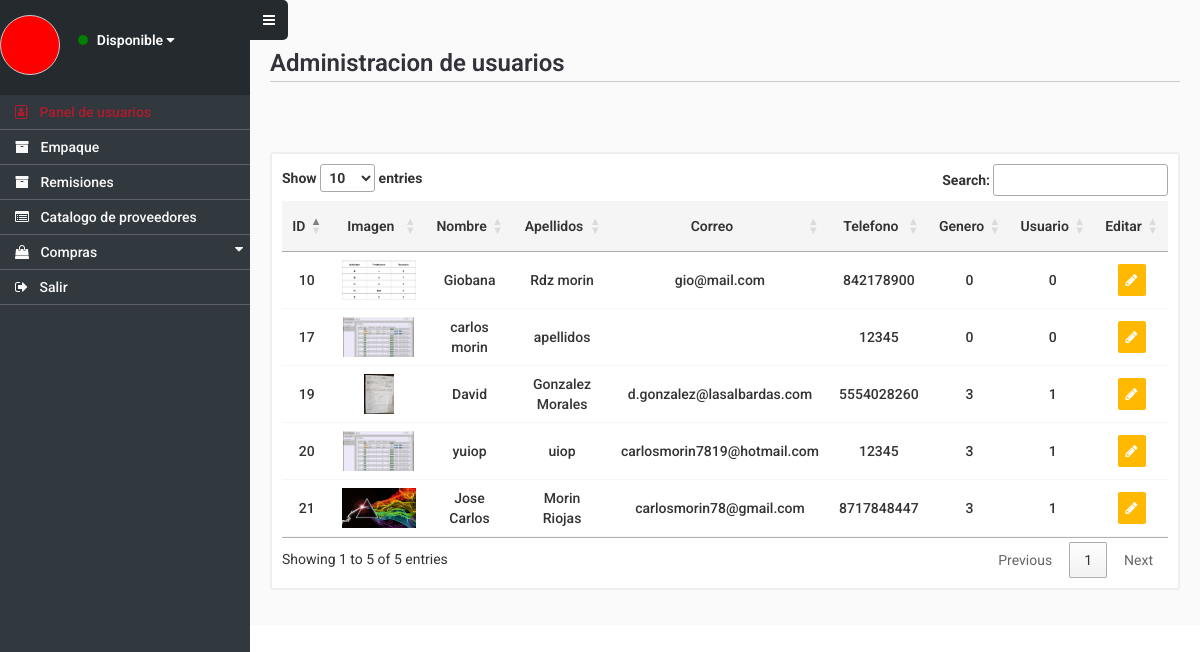
The page /appADMIN/panel.php?template=1 on the database its author committed.
### tables this page shows
CREATE TABLE `users` (
  `id` int(11) NOT NULL,
  `name` varchar(50) NOT NULL,
  `last_name` varchar(50) NOT NULL,
  `email` varchar(50) NOT NULL,
  `img_profile` varchar(100) NOT NULL,
  `phone` varchar(15) NOT NULL,
  `gender` varchar(2) NOT NULL,
  `pass` varchar(250) NOT NULL,
  `type_user` varchar(2) NOT NULL
);

### appADMIN/TEMPLATES/users.php (the view, shortened to what this page needs)
<?php
	include 'CLASS/connect.php';
		$sql = "SELECT * FROM users";
   		$result = mysqli_query($con, $sql);
?>
<div class="panelContainer">
	<h1 class="title">Administracion de usuarios</h1>
	<br>
	<br><br>
	<div class="containerTable">
		<table width="100%" border="0" id="tableUsers">
			<thead>
				<tr>
					<td>ID</td>
					<td>Imagen</td>
					<td>Nombre</td>
					<td>Apellidos</td>
					<td>Correo</td>
					<td>Telefono</td>
					<td>Genero</td>
					<td>Usuario</td>
					<td>Editar</td>
				</tr>
			</thead>
			<tbody>
			<?php
				while($elemento = mysqli_fetch_array($result)){ ?>
				<tr>
					<th><?= $elemento['id']; ?></th>
					<th><img src="IMG/<?= $elemento['img_profile']; ?>" alt="" height="40"></th>
					<th><?= $elemento['name']; ?></th>
					<th><?= $elemento['last_name']; ?></th>
					<th><?= $elemento['email']; ?></th>
					<th><?= $elemento['phone']; ?></th>
					<th><?= $elemento['gender']; ?></th>
					<th><?= $elemento['type_user']; ?></th>
					<th>
						<a href="CLASS/editUser.php?id=<?= $elemento['id']; ?>" onclick="editUser(this);" class="buttonAdd" >
							<i class="fa fa-pencil" aria-hidden="true"></i>
						</a>
					</th>
				</tr>
			<?php } ?>
			</tbody>
		</table>
	</div>
</div>

### appADMIN/header.php (shortened to what this page needs)
<!DOCTYPE HTML PUBLIC "-//W3C//DTD HTML 4.01//EN" "http://www.w3.org/TR/html4/strict.dtd">
<html lang="es" dir="ltr">
<head>
	<link rel="stylesheet" href="CSS/style.css">
	<link rel="stylesheet" href="CSS/helpers.css">
	<link rel="stylesheet" href="CSS/ICONS/css/font-awesome.min.css">
	<link rel="stylesheet" href="https://cdn.datatables.net/1.10.16/css/jquery.dataTables.min.css">
	<link rel="stylesheet" href="CSS/main.css">
	<link rel="stylesheet" href="CSS/normalize.css">
	<link rel="stylesheet" href="CSS/jquerysteps.css">
	<?php include 'menu.php'; ?>
</head>
<body>

### appADMIN/menu.php (shortened to what this page needs)
<nav class="contentMenu">
		<span class="toggleMenu bgDarkBlue">
		<i class="fa fa-bars" aria-hidden="true"></i>
	</span>
<ul id="menu">
	<li class="cWhite bgDarkBlue">
		<div class="row">
			<div class="col-lg-4 ">
				<div class="imgProfile" style=" background-image: url(IMG/<?php echo $_SESSION['user']['IMG']; ?>);"></div>
			</div>
			<div class="col-lg-8 noMargin noPadding">
				<div class="h80 block">
					<div class="content middle">
						<div class="pointG "></div>
						<span class="text-600 showInfo cursorPointer">
							Disponible
							<i class="fa fa-caret-down" aria-hidden="true"></i>
						</span>
						<div class="infoUser">
							<span class="cWhite text-left padd5 capitalize s12	">
							</span><br>
						</div>
					</div>
				</div>
			</div>
			</div>
	</li>
	<li>
		<a href="panel.php?template=1" class="<?php if($_GET['template'] == 1){ echo 'hover'; }?>">
			<i class="fa fa-address-book-o iconListMenu" aria-hidden="true"></i>
 			Panel de usuarios
 		</a>
 	</li>
 	<li>
		<a href="panel.php?template=2" class="<?php if($_GET['template'] == 2){ echo 'hover'; }?>">
			<i class="fa fa-archive iconListMenu" aria-hidden="true"></i>
 			Empaque
 		</a>
 	</li>
 	<li>
		<a href="panel.php?template=3" class="<?php if($_GET['template'] == 3){ echo 'hover'; }?>">
			<i class="fa fa-archive iconListMenu" aria-hidden="true"></i>
 			Remisiones
 		</a>
 	</li>
 	<li>
		<a href="panel.php?template=3">
		<i class="fa fa-list-alt iconListMenu" aria-hidden="true"></i>
			Catalogo de proveedores
		</a>
	</li>
 	<li class="displaySubmenu">
		<a href="" class="noEvent">
			<i class="fa fa-shopping-bag iconListMenu" aria-hidden="true"></i>
 			Compras
 			<i class="fa fa-caret-down pull-right" aria-hidden="true"></i>
 		</a>
 	</li>
	<li>
		<a href="logout.php">
			<i class="fa fa-sign-out iconListMenu" aria-hidden="true"></i>
			Salir
		</a>
	</li>
</ul>
</nav>

### appADMIN/panel.php (shortened to what this page needs)
<?php
	include 'header.php';
		if ($_GET) {
			$typeTemplate = $_GET['template'];
				switch ($typeTemplate) {
				case '1':
					include 'TEMPLATES/users.php';
					break;
			}
		}else{
			include 'posts.php';
		}
	include 'footer.php';
 ?>

### appADMIN/footer.php (shortened to what this page needs)
	</body>
</html>

### appADMIN/CSS/style.css (style rules this page uses)
* { margin: 0px; padding: 0px; font-family: 'Roboto', sans-serif; }
ul { transition: all .3s !important; }
.toggleMenu { position: absolute; right: -38px; background: #31383e; padding: 10px 13px; color: #fff; border-radius: 0px 5px 5px 0px; cursor: pointer; }
.imgProfile { width: 60px; height: 60px; background: red; border-radius: 50px; background-position: center; background-size: cover; border: 1px solid #ccc; }
div.pointG { width: 10px; height: 10px; display: inline-block; margin-right: 5px; border-radius: 50px; background: green; }
#menu { width: 250px; background: #31383e; display: block; height: 100vh; position: fixed; top: 0; left: 0; overflow: hidden; transition: all .3s; }
#menu li a { display: block; padding: 7px 7px 7px 15px; box-sizing: border-box; border-bottom: .5px solid rgba(255, 255, 255, .2); text-decoration: none; color: #f9f9f9; font-weight: 500; font-size: 14px; transition: all .3s; }
nav.contentMenu { background: red !important; width: 250px; position: relative; transition: all .3s; }
.hover { color: #b01c2e !important; }
.iconListMenu { margin-right: 8px; }
.panelContainer { margin-left: 250px; padding: 35px 20px; transition: all 0.3s; background: #fbfafa; }
.containerTable { width: 100%; border: 2px solid #eee; padding: 10px; border-radius: 3px; background: #fff; margin: 0 auto; box-sizing: border-box; }
.title { font-size: 24px; font-weight: 600; width: 100%; border-bottom: 1px solid #ccc; margin: 10px 0px; padding: 5px 0px; color: #33323a; }
.containerTable table thead tr td { border-bottom: 2px solid #ccc; font-size: 14px; text-align: center; font-weight: 600; height: 30px; background: #f5f5f5; }
.containerTable table tbody tr th { border-bottom: 1px solid #f6f6f6; font-size: 14px; text-align: center; height: 30px; font-weight: 500; }
table { width: 100%; width: 100%; border: 0px; }
.buttonAdd { padding: 8px; border: none; background: #ffb900; color: #fff; border-radius: 2px; cursor: pointer; outline: none; font-weight: bold; }

### rows shown on the page
users: id "10", img_profile (picture), name "Giobana", last_name "Rdz morin", email "gio@mail.com", phone "842178900", gender "0", type_user "0"
users: id "17", img_profile (placeholder picture), name "carlos morin", last_name "apellidos", phone "12345", gender "0", type_user "0"
users: id "19", img_profile (picture), name "David", last_name "Gonzalez Morales", email "d.gonzalez@lasalbardas.com", phone "5554028260", gender "3", type_user "1"
users: id "20", img_profile (placeholder picture), name "yuiop", last_name "uiop", email "carlosmorin7819@hotmail.com", phone "12345", gender "3", type_user "1"
users: id "21", img_profile (picture), name "Jose Carlos", last_name "Morin Riojas", email "carlosmorin78@gmail.com", phone "8717848447", gender "3", type_user "1"
